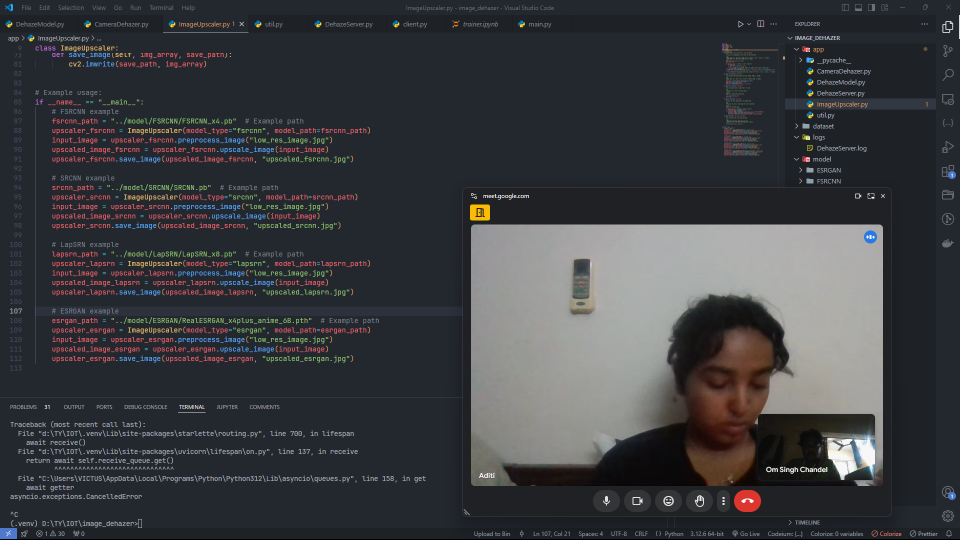
#> input picture model/lowresimg.png, 1920 x 1080 px, found by its file name (shown at 1/2 size)
$ python util.py
#> lines starting #> are read from the running program, lines starting #| are printed output that depends on the picture
from PIL import Image

# Load your high-resolution image
high_res_image_path = "lowresimg.png"
img = Image.open(high_res_image_path)
#> img is the input picture: PIL image 1920x1080 RGBA; mean R, G, B, A 58.7, 59.9, 63.8, 255

# Resize to create a low-res version
low_res_img = img.resize((128, 128), Image.BILINEAR)  # Adjust size as needed
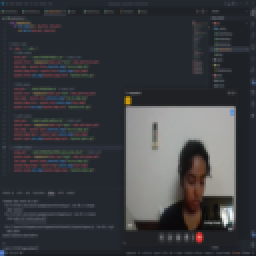
#> low_res_img: PIL image 128x128 RGBA (shown 2 times larger); mean R, G, B, A 58.7, 59.9, 63.8, 255

# Save or use the low-res image
low_res_img.save("low_res_image.png")
